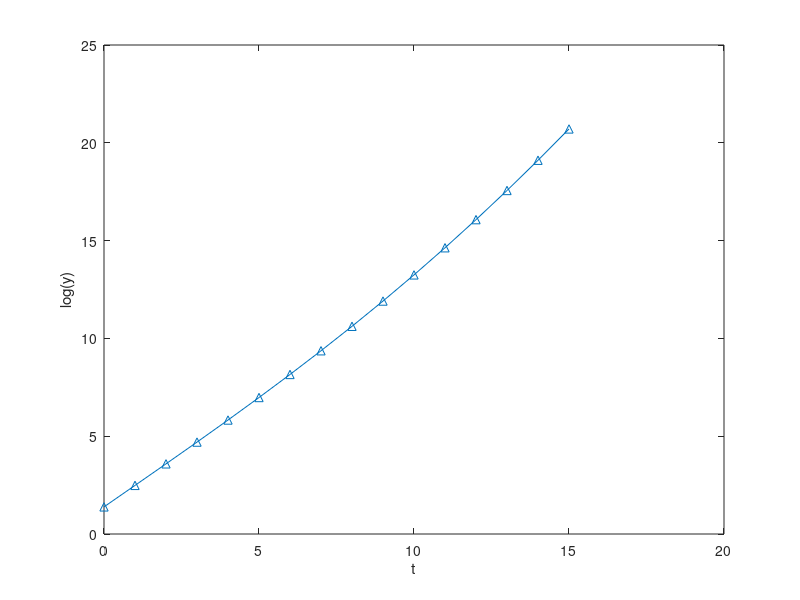

The MATLAB script that drew this image:
clear all; close all; clc;

phi = @(t, y) (2+0.01*t^2)*y;

N = 16;
h = 1;
t_val = linspace(0, 15, N);
y_val = zeros(size(t_val));
y_val(1) = 4;

% Generate the initial value using Euler's method.
for i = 2:N
    y_val(i) = y_val(i-1) + h * phi(t_val(i-1), y_val(i-1));
end

%Iterate using back-ward Euler's method.
for k = 1:5
    for i = N:2
        y_val(i) = y_val(i-1) + h * phi(t_val(i), y_val(i));
    end
    disp(k);
    disp(y_val);
end
plot(t_val, log(y_val),'^-')
xlabel('t')
ylabel('log(y)')
